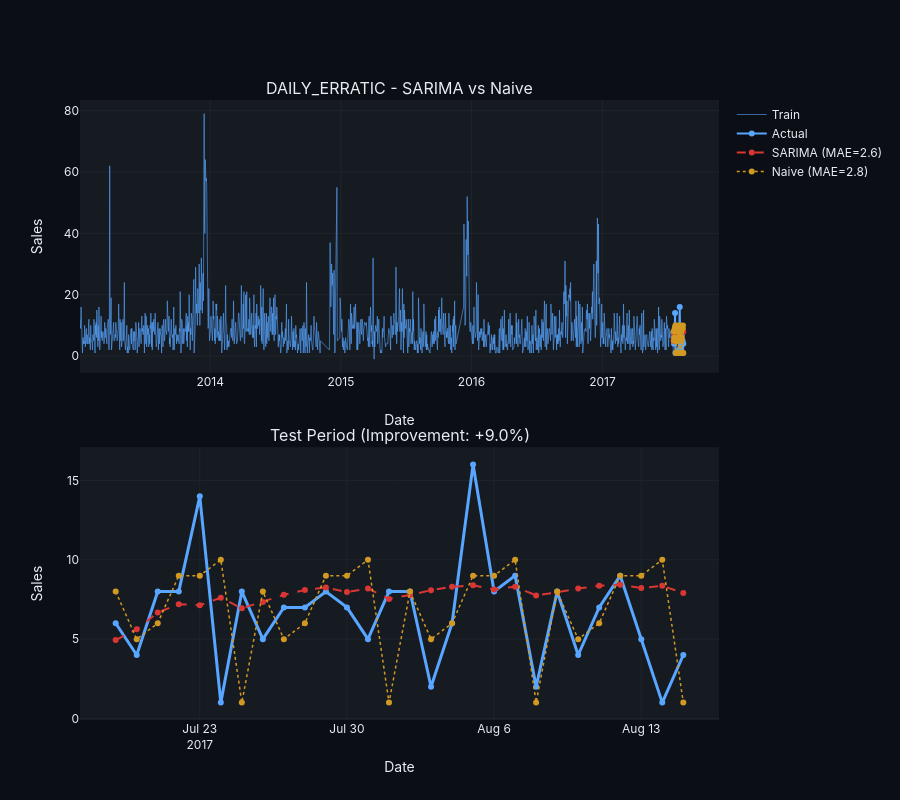

Here is the notebook cell this chart was saved with:
### Markdown cell above
## Run Daily Erratic

### Code cell
result_daily_erratic = run_baseline_plotly(
    df=daily_erratic,
    pattern="daily_erratic",
    store=ITEMS_TO_MODEL["daily_erratic"]["store"],
    item=ITEMS_TO_MODEL["daily_erratic"]["item"],
    freq="D",
    season_length=7,
    test_weeks=TEST_WEEKS_DAILY,
    model_type="sarima",
)
